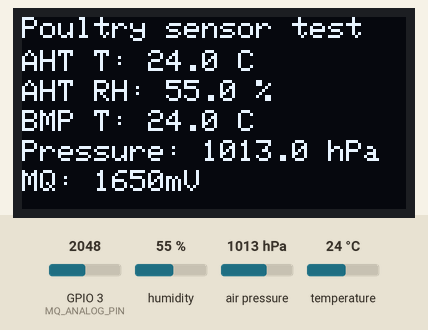
Recording of a sketch running on a simulated ESP32-C3. Shown: 128×64 one-colour display. The inputs (shaded band) are chosen by the test bench; at power-on: GPIO 3 (MQ_ANALOG_PIN) = 2048, humidity 55 %, air pressure 1013 hPa, temperature 24 °C (analog values on the 0–4095 scale). What the sketch prints to the serial monitor is not drawn.

Above: at 3.4 s.
3.5 s: GPIO 3 (MQ_ANALOG_PIN) set to 3972
At 5.3 s:
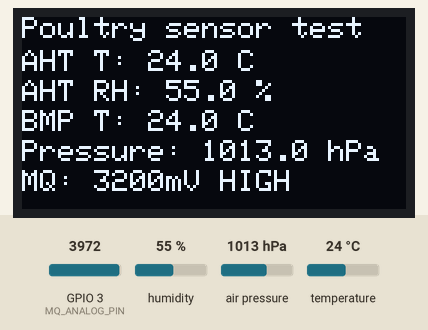
5.9 s: humidity set to 22 %
At 7.1 s:
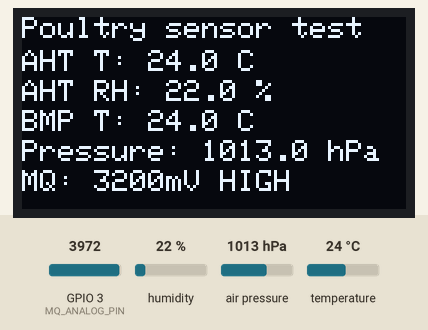
7.9 s: GPIO 3 (MQ_ANALOG_PIN) set to 3010
At 8.9 s:
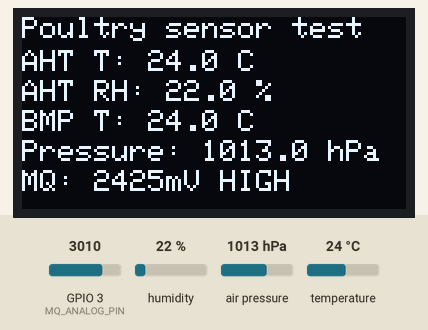
9.9 s: GPIO 3 (MQ_ANALOG_PIN) set to 2946
At 11.6 s:
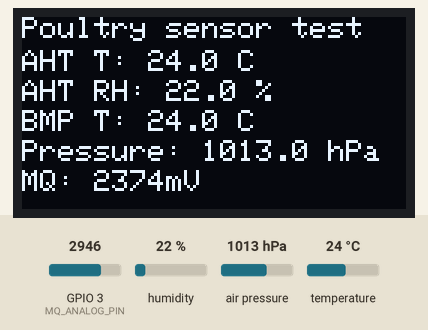
11.9 s: air pressure set to 952 hPa
At 13.6 s:
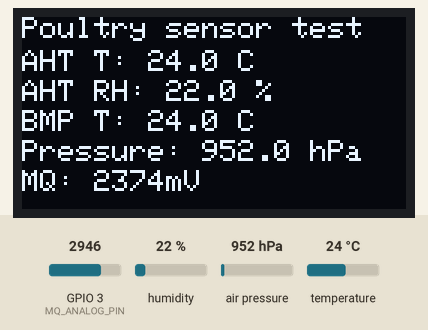
13.9 s: temperature set to 12 °C
At 15.3 s:
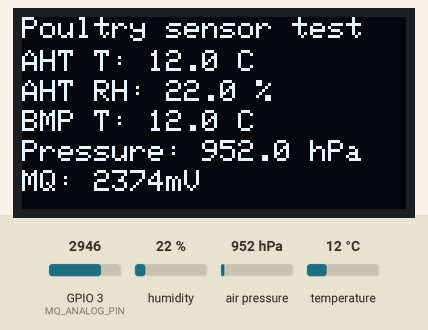
Timing chart, 0 to 16.9 s (numbered marks = the images above; inputs shaded):
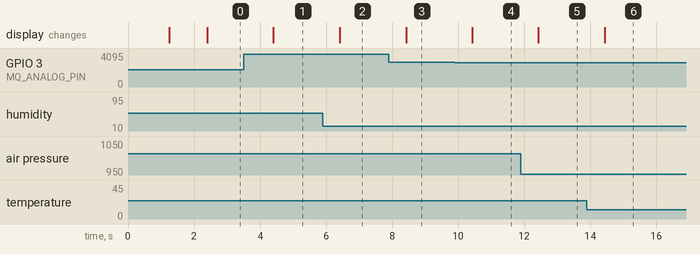

Measured:
- the behaviour switches between 2979 and 2978 on GPIO 3 (MQ_ANALOG_PIN) (found by bisection; images 3 and 4)
- after the input at 3.5 s, the display: changes after 0.91 s (image 1)
- after the input at 5.9 s, the display: changes after 0.51 s (image 2)
- after the input at 7.9 s, the display: changes after 0.52 s (image 3)
- after the input at 9.9 s, the display: changes after 0.53 s (image 4)
- after the input at 11.9 s, the display: changes after 0.53 s (image 5)
- after the input at 13.9 s, the display: changes after 0.54 s (image 6)

The sketch:

oled_sensor_display.ino
```cpp
#include <Arduino.h>
#include <Wire.h>
#include <Adafruit_GFX.h>
#include <Adafruit_SSD1306.h>
#include <Adafruit_AHTX0.h>
#include <Adafruit_BMP280.h>
#include <math.h>

// ESP32-C3 SuperMini sensor display prototype.
// Shared I2C bus: OLED + AHT20 + BMP280.

// ---------- Pin and address configuration ----------
constexpr int I2C_SDA_PIN = 4;
constexpr int I2C_SCL_PIN = 5;
constexpr int MQ_ANALOG_PIN = 3;

constexpr uint8_t OLED_ADDRESS = 0x3C;  // Common SSD1306 address; try 0x3D if blank.
constexpr uint8_t AHT20_ADDRESS = 0x38;
constexpr uint8_t BMP280_ADDRESS_PRIMARY = 0x76;
constexpr uint8_t BMP280_ADDRESS_SECONDARY = 0x77;

constexpr int OLED_WIDTH = 128;
constexpr int OLED_HEIGHT = 64;
constexpr int OLED_RESET = -1;  // Most I2C OLED modules have no separate reset pin.

// Equal 10 kOhm resistors: MQ AO -> R1 -> GPIO3 -> R2 -> GND.
// The ESP32-C3 ADC sees half the MQ module voltage.
constexpr float MQ_DIVIDER_SCALE = 2.0f;
constexpr uint16_t MQ_ADC_WARNING_MV = 2400;

constexpr uint32_t DISPLAY_INTERVAL_MS = 1000;
constexpr uint32_t SERIAL_INTERVAL_MS = 2000;

Adafruit_SSD1306 display(OLED_WIDTH, OLED_HEIGHT, &Wire, OLED_RESET);
Adafruit_AHTX0 aht20;
Adafruit_BMP280 bmp280(&Wire);

bool oledReady = false;
bool ahtReady = false;
bool bmpReady = false;
uint8_t bmpAddressUsed = 0;
uint32_t lastDisplayMs = 0;
uint32_t lastSerialMs = 0;

struct SensorValues {
  uint16_t mqRaw = 0;
  uint16_t mqAdcMilliVolts = 0;
  float mqModuleVolts = NAN;
  float ahtTemperatureC = NAN;
  float humidityPercent = NAN;
  float bmpTemperatureC = NAN;
  float pressureHpa = NAN;
};

bool i2cPresent(uint8_t address) {
  Wire.beginTransmission(address);
  return Wire.endTransmission() == 0;
}

SensorValues readSensors() {
  SensorValues values;

  // Average the MQ analog input to make the OLED value less jumpy.
  constexpr uint8_t MQ_SAMPLES = 16;
  uint32_t rawTotal = 0;
  uint32_t milliVoltTotal = 0;
  for (uint8_t i = 0; i < MQ_SAMPLES; ++i) {
    rawTotal += analogRead(MQ_ANALOG_PIN);
    milliVoltTotal += analogReadMilliVolts(MQ_ANALOG_PIN);
    delay(2);
  }
  values.mqRaw = rawTotal / MQ_SAMPLES;
  values.mqAdcMilliVolts = milliVoltTotal / MQ_SAMPLES;
  values.mqModuleVolts = values.mqAdcMilliVolts / 1000.0f * MQ_DIVIDER_SCALE;

  if (ahtReady) {
    sensors_event_t humidityEvent;
    sensors_event_t temperatureEvent;
    if (aht20.getEvent(&humidityEvent, &temperatureEvent)) {
      values.ahtTemperatureC = temperatureEvent.temperature;
      values.humidityPercent = humidityEvent.relative_humidity;
    }
  }

  if (bmpReady) {
    values.bmpTemperatureC = bmp280.readTemperature();
    values.pressureHpa = bmp280.readPressure() / 100.0f;
  }

  return values;
}

void printValueOrError(float value, uint8_t decimals) {
  if (isnan(value)) {
    display.print("ERR");
  } else {
    display.print(value, decimals);
  }
}

void showOnOled(const SensorValues &values) {
  if (!oledReady) {
    return;
  }

  display.clearDisplay();
  display.setTextColor(SSD1306_WHITE);
  display.setTextSize(1);
  display.setCursor(0, 0);
  display.println("Poultry sensor test");

  display.setCursor(0, 11);
  display.print("AHT T: ");
  printValueOrError(values.ahtTemperatureC, 1);
  display.println(" C");

  display.setCursor(0, 21);
  display.print("AHT RH: ");
  printValueOrError(values.humidityPercent, 1);
  display.println(" %");

  display.setCursor(0, 31);
  display.print("BMP T: ");
  printValueOrError(values.bmpTemperatureC, 1);
  display.println(" C");

  display.setCursor(0, 41);
  display.print("Pressure: ");
  printValueOrError(values.pressureHpa, 1);
  display.println(" hPa");

  display.setCursor(0, 51);
  display.print("MQ: ");
  display.print(values.mqAdcMilliVolts);
  display.print("mV");
  if (values.mqAdcMilliVolts >= MQ_ADC_WARNING_MV) {
    display.print(" HIGH");
  }

  display.display();
}

void printToSerial(const SensorValues &values) {
  Serial.printf("MQ raw=%u, ADC=%u mV, module=%.3f V, ",
                values.mqRaw, values.mqAdcMilliVolts, values.mqModuleVolts);
  if (isnan(values.ahtTemperatureC)) {
    Serial.print("AHT=ERROR, RH=ERROR, ");
  } else {
    Serial.printf("AHT=%.2f C, RH=%.2f %%, ",
                  values.ahtTemperatureC, values.humidityPercent);
  }
  if (isnan(values.bmpTemperatureC) || isnan(values.pressureHpa)) {
    Serial.println("BMP=ERROR");
  } else {
    Serial.printf("BMP=%.2f C, pressure=%.2f hPa%s\n",
                  values.bmpTemperatureC, values.pressureHpa,
                  values.mqAdcMilliVolts >= MQ_ADC_WARNING_MV ? " [MQ ADC HIGH]" : "");
  }
}

void setup() {
  Serial.begin(115200);
  delay(1200);
  Serial.println("\nESP32-C3 SuperMini OLED sensor display");
  Serial.println("I2C: SDA=GPIO4, SCL=GPIO5");

  analogReadResolution(12);
  analogSetPinAttenuation(MQ_ANALOG_PIN, ADC_11db);
  Wire.begin(I2C_SDA_PIN, I2C_SCL_PIN);

  if (i2cPresent(OLED_ADDRESS)) {
    // Wire was already started with GPIO4/GPIO5, so do not let the display
    // library reinitialize the bus with different default pins.
    oledReady = display.begin(SSD1306_SWITCHCAPVCC, OLED_ADDRESS, true, false);
  }
  Serial.printf("OLED 0x%02X: %s\n", OLED_ADDRESS, oledReady ? "connected" : "not detected");

  ahtReady = aht20.begin(&Wire, 0, AHT20_ADDRESS);
  Serial.printf("AHT20 0x%02X: %s\n", AHT20_ADDRESS, ahtReady ? "connected" : "not detected");

  if (i2cPresent(BMP280_ADDRESS_PRIMARY)) {
    bmpAddressUsed = BMP280_ADDRESS_PRIMARY;
    bmpReady = bmp280.begin(BMP280_ADDRESS_PRIMARY);
  } else if (i2cPresent(BMP280_ADDRESS_SECONDARY)) {
    bmpAddressUsed = BMP280_ADDRESS_SECONDARY;
    bmpReady = bmp280.begin(BMP280_ADDRESS_SECONDARY);
  }
  Serial.printf("BMP280: %s", bmpReady ? "connected" : "not detected");
  if (bmpReady) {
    Serial.printf(" at 0x%02X", bmpAddressUsed);
    bmp280.setSampling(Adafruit_BMP280::MODE_NORMAL,
                       Adafruit_BMP280::SAMPLING_X2,
                       Adafruit_BMP280::SAMPLING_X16,
                       Adafruit_BMP280::FILTER_X4,
                       Adafruit_BMP280::STANDBY_MS_500);
  }
  Serial.println();

  if (oledReady) {
    display.clearDisplay();
    display.setTextColor(SSD1306_WHITE);
    display.setTextSize(1);
    display.setCursor(0, 0);
    display.println("Starting sensors...");
    display.display();
    delay(1000);
  }
}

void loop() {
  const uint32_t now = millis();
  if (now - lastDisplayMs >= DISPLAY_INTERVAL_MS || lastDisplayMs == 0) {
    lastDisplayMs = now;
    const SensorValues values = readSensors();
    showOnOled(values);
    if (now - lastSerialMs >= SERIAL_INTERVAL_MS || lastSerialMs == 0) {
      lastSerialMs = now;
      printToSerial(values);
    }
  }
  delay(5);
}
```
